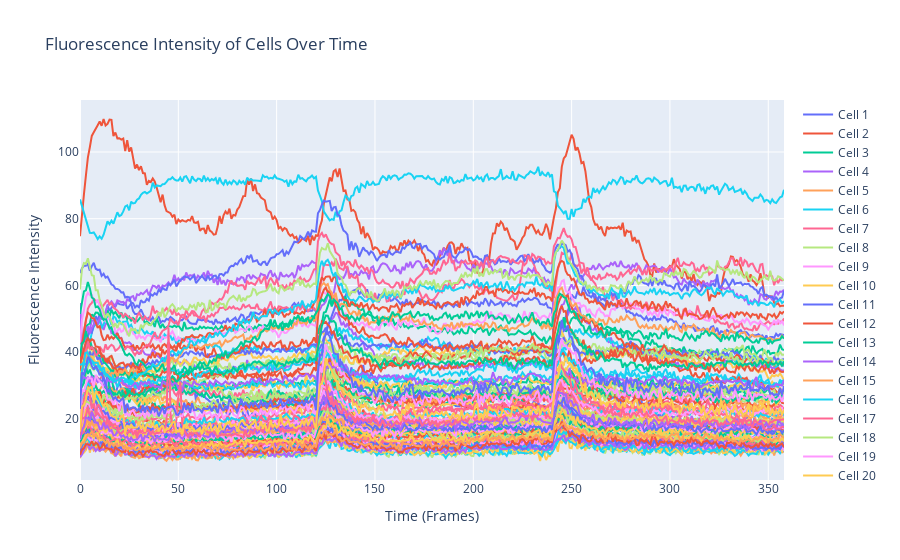

Notebook cell for this chart:
### Markdown cell above
#### How to Create Fluorescence Plots

### Code cell
image_stack = img
mask_layer = mask

# Get the data from the selected layers
image_stack_data = image_stack.data
mask_data = mask_layer.data

# Collect fluorescence data for each cell
cell_fluorescence = {}

# Process the image stack
if len(image_stack_data.shape) == 4:
    # 4D stack (n, c, h, w)
    for cell_id in np.unique(mask_data):
        if cell_id == 0:  # Skip background
            continue
        cell_mask = mask_data == cell_id
        cell_fluorescence[cell_id] = [
            frame[cell_mask].mean() for frame in image_stack_data[:, 0, :, :]
        ]
    
elif len(image_stack_data.shape) == 3:
    # 3D stack (c, h, w)
    for cell_id in np.unique(mask_data):
        if cell_id == 0:  # Skip background
            continue
        cell_mask = mask_data == cell_id
        cell_fluorescence[cell_id] = [
            frame[cell_mask].mean() for frame in image_stack_data
        ]
print('we are here')
# Plotting fluorescence data for each cell using Plotly
fig = go.Figure()

for cell_id, fluorescence in cell_fluorescence.items():
    fig.add_trace(go.Scatter(
        x=list(range(len(fluorescence))), 
        y=fluorescence, 
        mode='lines', 
        name=f'Cell {cell_id}'
    ))

# Update layout
fig.update_layout(
    title='Fluorescence Intensity of Cells Over Time',
    xaxis_title='Time (Frames)',
    yaxis_title='Fluorescence Intensity',
    xaxis=dict(zeroline=True),
    yaxis=dict(zeroline=True)
)

# Show plot
fig.show()

### Figure 1 — Plotly figure (JSON) as saved in the notebook; plotly's stock layout.template omitted (floating-point values rounded to 4 significant figures; data arrays with more than 128 entries replaced by an {"elided": "..."} marker saying what was removed)
{"data": [{"mode": "lines", "name": "Cell 1", "type": "scatter", "x": {"elided": "359 int values"}, "y": {"elided": "359 float values"}}, {"mode": "lines", "name": "Cell 2", "type": "scatter", "x": {"elided": "359 int values"}, "y": {"elided": "359 float values"}}, {"mode": "lines", "name": "Cell 3", "type": "scatter", "x": {"elided": "359 int values"}, "y": {"elided": "359 float values"}}, {"mode": "lines", "name": "Cell 4", "type": "scatter", "x": {"elided": "359 int values"}, "y": {"elided": "359 float values"}}, {"mode": "lines", "name": "Cell 5", "type": "scatter", "x": {"elided": "359 int values"}, "y": {"elided": "359 float values"}}, {"mode": "lines", "name": "Cell 6", "type": "scatter", "x": {"elided": "359 int values"}, "y": {"elided": "359 float values"}}, {"mode": "lines", "name": "Cell 7", "type": "scatter", "x": {"elided": "359 int values"}, "y": {"elided": "359 float values"}}, {"mode": "lines", "name": "Cell 8", "type": "scatter", "x": {"elided": "359 int values"}, "y": {"elided": "359 float values"}}, {"mode": "lines", "name": "Cell 9", "type": "scatter", "x": {"elided": "359 int values"}, "y": {"elided": "359 float values"}}, {"mode": "lines", "name": "Cell 10", "type": "scatter", "x": {"elided": "359 int values"}, "y": {"elided": "359 float values"}}, {"mode": "lines", "name": "Cell 11", "type": "scatter", "x": {"elided": "359 int values"}, "y": {"elided": "359 float values"}}, {"mode": "lines", "name": "Cell 12", "type": "scatter", "x": {"elided": "359 int values"}, "y": {"elided": "359 float values"}}, {"mode": "lines", "name": "Cell 13", "type": "scatter", "x": {"elided": "359 int values"}, "y": {"elided": "359 float values"}}, {"mode": "lines", "name": "Cell 14", "type": "scatter", "x": {"elided": "359 int values"}, "y": {"elided": "359 float values"}}, {"mode": "lines", "name": "Cell 15", "type": "scatter", "x": {"elided": "359 int values"}, "y": {"elided": "359 float values"}}, {"mode": "lines", "name": "Cell 16", "type": "scatter", "x": {"elided": "359 int values"}, "y": {"elided": "359 float values"}}, {"mode": "lines", "name": "Cell 17", "type": "scatter", "x": {"elided": "359 int values"}, "y": {"elided": "359 float values"}}, {"mode": "lines", "name": "Cell 18", "type": "scatter", "x": {"elided": "359 int values"}, "y": {"elided": "359 float values"}}, {"mode": "lines", "name": "Cell 19", "type": "scatter", "x": {"elided": "359 int values"}, "y": {"elided": "359 float values"}}, {"mode": "lines", "name": "Cell 20", "type": "scatter", "x": {"elided": "359 int values"}, "y": {"elided": "359 float values"}}, {"mode": "lines", "name": "Cell 21", "type": "scatter", "x": {"elided": "359 int values"}, "y": {"elided": "359 float values"}}, {"mode": "lines", "name": "Cell 22", "type": "scatter", "x": {"elided": "359 int values"}, "y": {"elided": "359 float values"}}, {"mode": "lines", "name": "Cell 23", "type": "scatter", "x": {"elided": "359 int values"}, "y": {"elided": "359 float values"}}, {"mode": "lines", "name": "Cell 24", "type": "scatter", "x": {"elided": "359 int values"}, "y": {"elided": "359 float values"}}, {"mode": "lines", "name": "Cell 25", "type": "scatter", "x": {"elided": "359 int values"}, "y": {"elided": "359 float values"}}, {"mode": "lines", "name": "Cell 26", "type": "scatter", "x": {"elided": "359 int values"}, "y": {"elided": "359 float values"}}, {"mode": "lines", "name": "Cell 27", "type": "scatter", "x": {"elided": "359 int values"}, "y": {"elided": "359 float values"}}, {"mode": "lines", "name": "Cell 28", "type": "scatter", "x": {"elided": "359 int values"}, "y": {"elided": "359 float values"}}, {"mode": "lines", "name": "Cell 29", "type": "scatter", "x": {"elided": "359 int values"}, "y": {"elided": "359 float values"}}, {"mode": "lines", "name": "Cell 30", "type": "scatter", "x": {"elided": "359 int values"}, "y": {"elided": "359 float values"}}, {"mode": "lines", "name": "Cell 31", "type": "scatter", "x": {"elided": "359 int values"}, "y": {"elided": "359 float values"}}, {"mode": "lines", "name": "Cell 32", "type": "scatter", "x": {"elided": "359 int values"}, "y": {"elided": "359 float values"}}, {"mode": "lines", "name": "Cell 33", "type": "scatter", "x": {"elided": "359 int values"}, "y": {"elided": "359 float values"}}, {"mode": "lines", "name": "Cell 34", "type": "scatter", "x": {"elided": "359 int values"}, "y": {"elided": "359 float values"}}, {"mode": "lines", "name": "Cell 35", "type": "scatter", "x": {"elided": "359 int values"}, "y": {"elided": "359 float values"}}, {"mode": "lines", "name": "Cell 36", "type": "scatter", "x": {"elided": "359 int values"}, "y": {"elided": "359 float values"}}, {"mode": "lines", "name": "Cell 37", "type": "scatter", "x": {"elided": "359 int values"}, "y": {"elided": "359 float values"}}, {"mode": "lines", "name": "Cell 38", "type": "scatter", "x": {"elided": "359 int values"}, "y": {"elided": "359 float values"}}, {"mode": "lines", "name": "Cell 39", "type": "scatter", "x": {"elided": "359 int values"}, "y": {"elided": "359 float values"}}, {"mode": "lines", "name": "Cell 40", "type": "scatter", "x": {"elided": "359 int values"}, "y": {"elided": "359 float values"}}, {"mode": "lines", "name": "Cell 41", "type": "scatter", "x": {"elided": "359 int values"}, "y": {"elided": "359 float values"}}, {"mode": "lines", "name": "Cell 42", "type": "scatter", "x": {"elided": "359 int values"}, "y": {"elided": "359 float values"}}, {"mode": "lines", "name": "Cell 43", "type": "scatter", "x": {"elided": "359 int values"}, "y": {"elided": "359 float values"}}, {"mode": "lines", "name": "Cell 44", "type": "scatter", "x": {"elided": "359 int values"}, "y": {"elided": "359 float values"}}, {"mode": "lines", "name": "Cell 45", "type": "scatter", "x": {"elided": "359 int values"}, "y": {"elided": "359 float values"}}, {"mode": "lines", "name": "Cell 46", "type": "scatter", "x": {"elided": "359 int values"}, "y": {"elided": "359 float values"}}, {"mode": "lines", "name": "Cell 47", "type": "scatter", "x": {"elided": "359 int values"}, "y": {"elided": "359 float values"}}, {"mode": "lines", "name": "Cell 48", "type": "scatter", "x": {"elided": "359 int values"}, "y": {"elided": "359 float values"}}, {"mode": "lines", "name": "Cell 49", "type": "scatter", "x": {"elided": "359 int values"}, "y": {"elided": "359 float values"}}, {"mode": "lines", "name": "Cell 50", "type": "scatter", "x": {"elided": "359 int values"}, "y": {"elided": "359 float values"}}, {"mode": "lines", "name": "Cell 51", "type": "scatter", "x": {"elided": "359 int values"}, "y": {"elided": "359 float values"}}, {"mode": "lines", "name": "Cell 52", "type": "scatter", "x": {"elided": "359 int values"}, "y": {"elided": "359 float values"}}, {"mode": "lines", "name": "Cell 53", "type": "scatter", "x": {"elided": "359 int values"}, "y": {"elided": "359 float values"}}, {"mode": "lines", "name": "Cell 54", "type": "scatter", "x": {"elided": "359 int values"}, "y": {"elided": "359 float values"}}, {"mode": "lines", "name": "Cell 55", "type": "scatter", "x": {"elided": "359 int values"}, "y": {"elided": "359 float values"}}, {"mode": "lines", "name": "Cell 56", "type": "scatter", "x": {"elided": "359 int values"}, "y": {"elided": "359 float values"}}, {"mode": "lines", "name": "Cell 57", "type": "scatter", "x": {"elided": "359 int values"}, "y": {"elided": "359 float values"}}, {"mode": "lines", "name": "Cell 58", "type": "scatter", "x": {"elided": "359 int values"}, "y": {"elided": "359 float values"}}, {"mode": "lines", "name": "Cell 59", "type": "scatter", "x": {"elided": "359 int values"}, "y": {"elided": "359 float values"}}, {"mode": "lines", "name": "Cell 60", "type": "scatter", "x": {"elided": "359 int values"}, "y": {"elided": "359 float values"}}, {"mode": "lines", "name": "Cell 61", "type": "scatter", "x": {"elided": "359 int values"}, "y": {"elided": "359 float values"}}, {"mode": "lines", "name": "Cell 62", "type": "scatter", "x": {"elided": "359 int values"}, "y": {"elided": "359 float values"}}, {"mode": "lines", "name": "Cell 63", "type": "scatter", "x": {"elided": "359 int values"}, "y": {"elided": "359 float values"}}, {"mode": "lines", "name": "Cell 64", "type": "scatter", "x": {"elided": "359 int values"}, "y": {"elided": "359 float values"}}, {"mode": "lines", "name": "Cell 65", "type": "scatter", "x": {"elided": "359 int values"}, "y": {"elided": "359 float values"}}, {"mode": "lines", "name": "Cell 66", "type": "scatter", "x": {"elided": "359 int values"}, "y": {"elided": "359 float values"}}, {"mode": "lines", "name": "Cell 67", "type": "scatter", "x": {"elided": "359 int values"}, "y": {"elided": "359 float values"}}, {"mode": "lines", "name": "Cell 68", "type": "scatter", "x": {"elided": "359 int values"}, "y": {"elided": "359 float values"}}, {"mode": "lines", "name": "Cell 69", "type": "scatter", "x": {"elided": "359 int values"}, "y": {"elided": "359 float values"}}, {"mode": "lines", "name": "Cell 70", "type": "scatter", "x": {"elided": "359 int values"}, "y": {"elided": "359 float values"}}, {"mode": "lines", "name": "Cell 71", "type": "scatter", "x": {"elided": "359 int values"}, "y": {"elided": "359 float values"}}, {"mode": "lines", "name": "Cell 72", "type": "scatter", "x": {"elided": "359 int values"}, "y": {"elided": "359 float values"}}, {"mode": "lines", "name": "Cell 73", "type": "scatter", "x": {"elided": "359 int values"}, "y": {"elided": "359 float values"}}, {"mode": "lines", "name": "Cell 74", "type": "scatter", "x": {"elided": "359 int values"}, "y": {"elided": "359 float values"}}, {"mode": "lines", "name": "Cell 75", "type": "scatter", "x": {"elided": "359 int values"}, "y": {"elided": "359 float values"}}, {"mode": "lines", "name": "Cell 76", "type": "scatter", "x": {"elided": "359 int values"}, "y": {"elided": "359 float values"}}, {"mode": "lines", "name": "Cell 77", "type": "scatter", "x": {"elided": "359 int values"}, "y": {"elided": "359 float values"}}, {"mode": "lines", "name": "Cell 78", "type": "scatter", "x": {"elided": "359 int values"}, "y": {"elided": "359 float values"}}, {"mode": "lines", "name": "Cell 79", "type": "scatter", "x": {"elided": "359 int values"}, "y": {"elided": "359 float values"}}, {"mode": "lines", "name": "Cell 80", "type": "scatter", "x": {"elided": "359 int values"}, "y": {"elided": "359 float values"}}, {"mode": "lines", "name": "Cell 81", "type": "scatter", "x": {"elided": "359 int values"}, "y": {"elided": "359 float values"}}, {"mode": "lines", "name": "Cell 82", "type": "scatter", "x": {"elided": "359 int values"}, "y": {"elided": "359 float values"}}, {"mode": "lines", "name": "Cell 83", "type": "scatter", "x": {"elided": "359 int values"}, "y": {"elided": "359 float values"}}, {"mode": "lines", "name": "Cell 84", "type": "scatter", "x": {"elided": "359 int values"}, "y": {"elided": "359 float values"}}, {"mode": "lines", "name": "Cell 85", "type": "scatter", "x": {"elided": "359 int values"}, "y": {"elided": "359 float values"}}, {"mode": "lines", "name": "Cell 86", "type": "scatter", "x": {"elided": "359 int values"}, "y": {"elided": "359 float values"}}, {"mode": "lines", "name": "Cell 87", "type": "scatter", "x": {"elided": "359 int values"}, "y": {"elided": "359 float values"}}, {"mode": "lines", "name": "Cell 88", "type": "scatter", "x": {"elided": "359 int values"}, "y": {"elided": "359 float values"}}, {"mode": "lines", "name": "Cell 89", "type": "scatter", "x": {"elided": "359 int values"}, "y": {"elided": "359 float values"}}, {"mode": "lines", "name": "Cell 90", "type": "scatter", "x": {"elided": "359 int values"}, "y": {"elided": "359 float values"}}, {"mode": "lines", "name": "Cell 91", "type": "scatter", "x": {"elided": "359 int values"}, "y": {"elided": "359 float values"}}, {"mode": "lines", "name": "Cell 92", "type": "scatter", "x": {"elided": "359 int values"}, "y": {"elided": "359 float values"}}, {"mode": "lines", "name": "Cell 93", "type": "scatter", "x": {"elided": "359 int values"}, "y": {"elided": "359 float values"}}, {"mode": "lines", "name": "Cell 94", "type": "scatter", "x": {"elided": "359 int values"}, "y": {"elided": "359 float values"}}, {"mode": "lines", "name": "Cell 95", "type": "scatter", "x": {"elided": "359 int values"}, "y": {"elided": "359 float values"}}, {"mode": "lines", "name": "Cell 96", "type": "scatter", "x": {"elided": "359 int values"}, "y": {"elided": "359 float values"}}, {"mode": "lines", "name": "Cell 97", "type": "scatter", "x": {"elided": "359 int values"}, "y": {"elided": "359 float values"}}, {"mode": "lines", "name": "Cell 98", "type": "scatter", "x": {"elided": "359 int values"}, "y": {"elided": "359 float values"}}, {"mode": "lines", "name": "Cell 99", "type": "scatter", "x": {"elided": "359 int values"}, "y": {"elided": "359 float values"}}, {"mode": "lines", "name": "Cell 100", "type": "scatter", "x": {"elided": "359 int values"}, "y": {"elided": "359 float values"}}, {"mode": "lines", "name": "Cell 101", "type": "scatter", "x": {"elided": "359 int values"}, "y": {"elided": "359 float values"}}], "layout": {"title": {"text": "Fluorescence Intensity of Cells Over Time"}, "xaxis": {"title": {"text": "Time (Frames)"}, "zeroline": true}, "yaxis": {"title": {"text": "Fluorescence Intensity"}, "zeroline": true}}}
